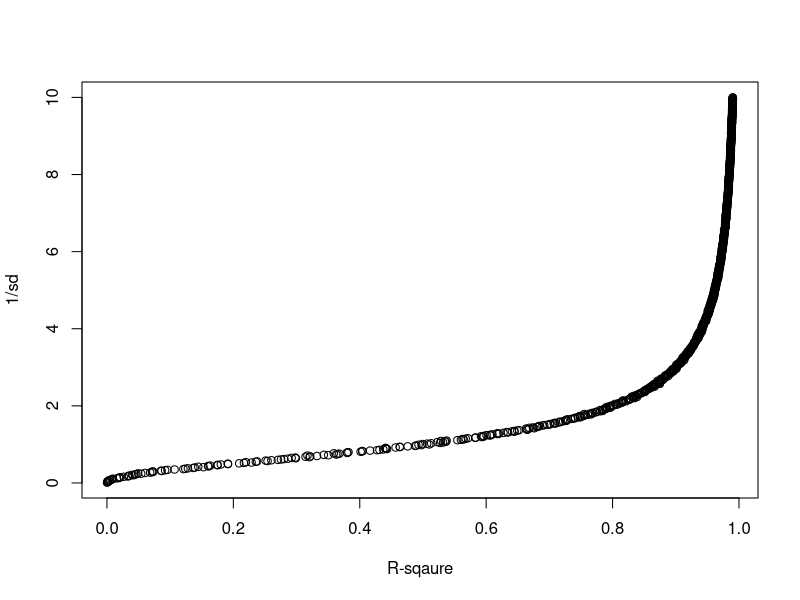
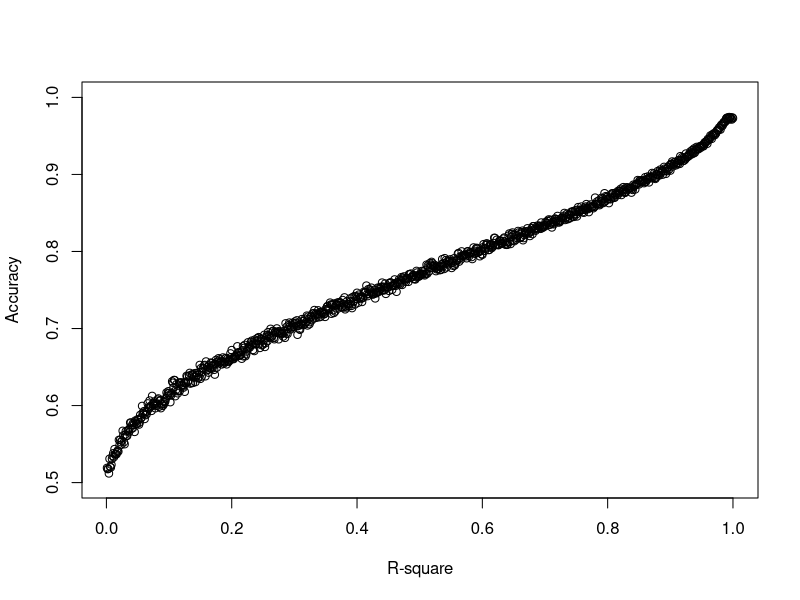
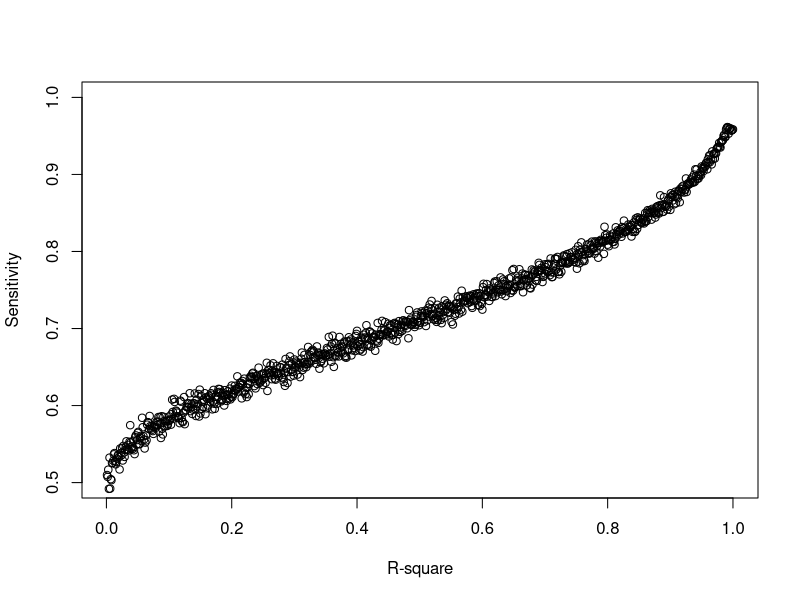
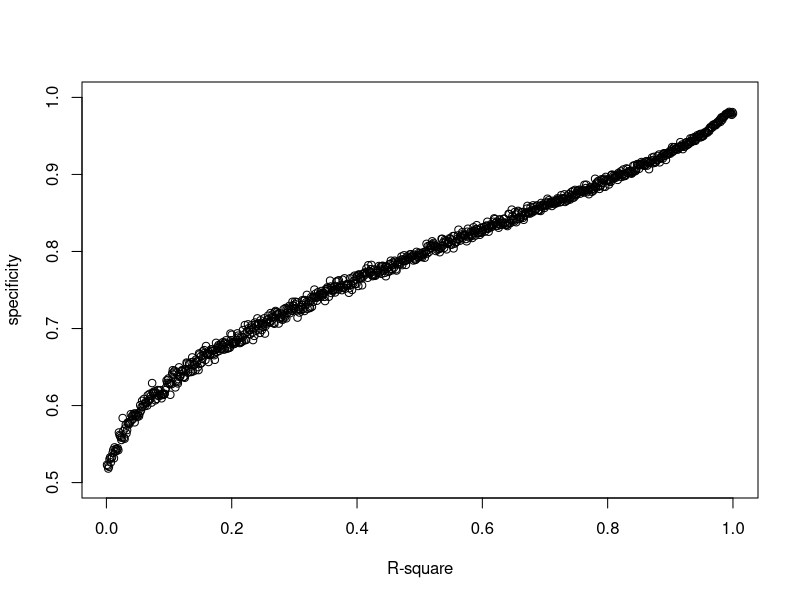
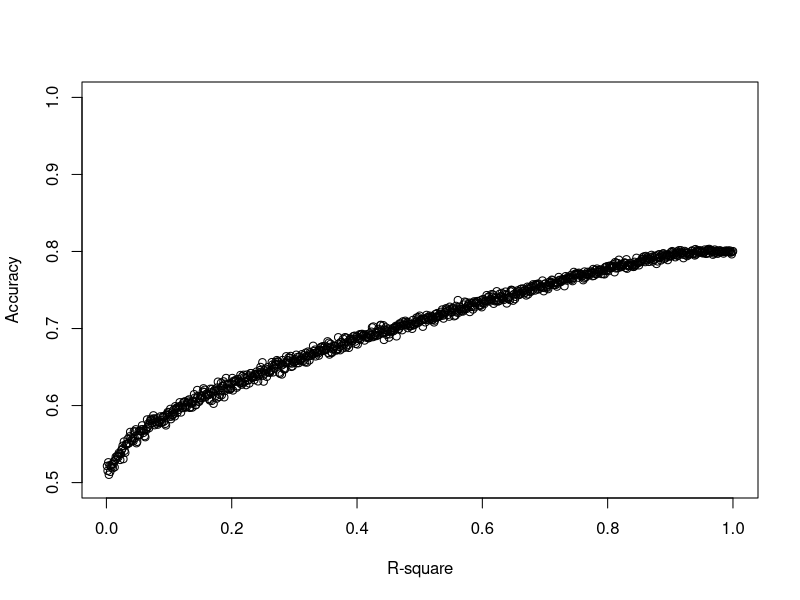
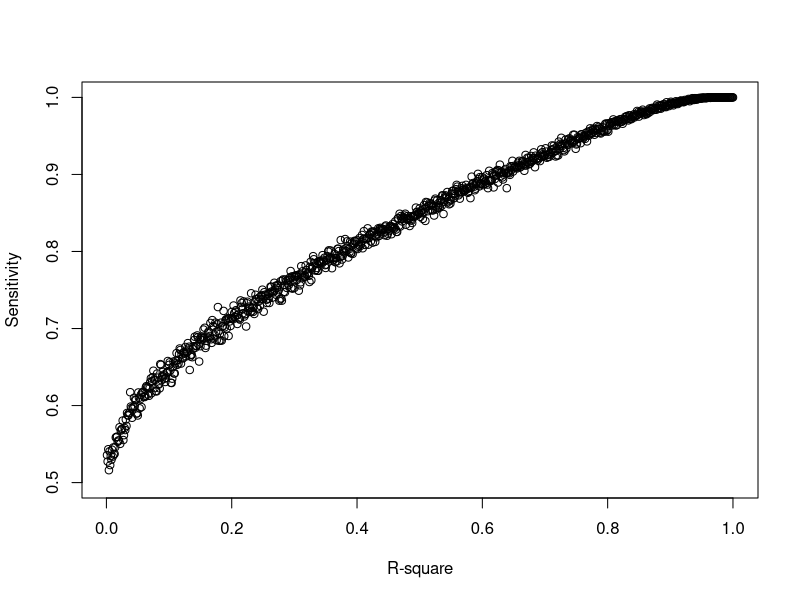
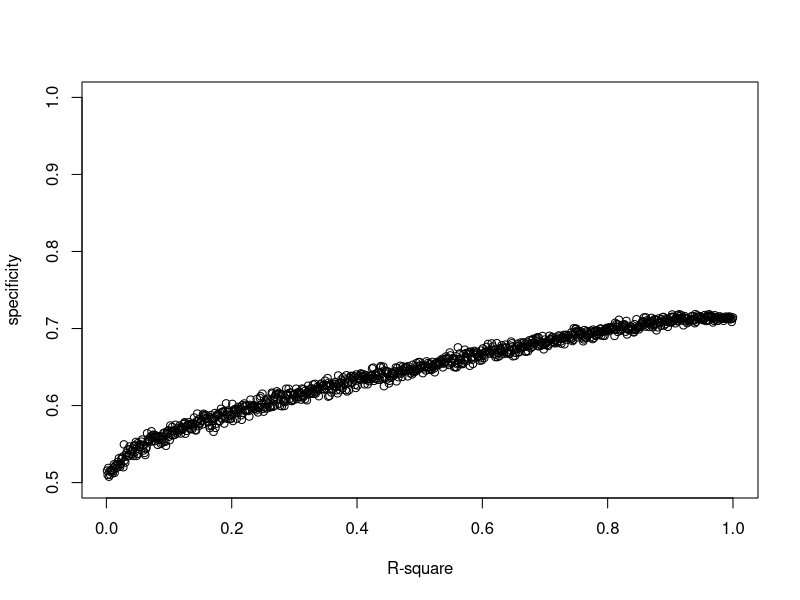

These figures' R source, in order: (Note: a time limit stopped this script after it produced the figures.)
## ---- chunk 1
#Get positive/negative label from predicted number with a given threshold
getLabel <- function(x, thresh = 0){
  if(x > thresh){
    return(1)
  }else{
    return(0)
  }
}
#Get Y value of a curve given X
getY <- function(dt, x, window = 10){
  dt$diff <- abs(dt$x-x)
  return(mean(dplyr::arrange(dt, diff)$y[1:window]))
}
#Get X value of a curve given Y
getX <- function(dt,y,window = 10){
  dt$diff <- abs(dt$y-y)
  return(mean(dplyr::arrange(dt, diff)$x[1:window]))
}
## ---- chunk 2
#Simulate experiment
size <- 10000
sample <- rnorm(size)
probFalse <- 0.7
label <- sapply(sample, getLabel, thresh = qnorm(probFalse))
## ---- chunk 3
#Plot R^2 vs sd
sds <- c()
rsqs <- c()
for(i in 1:1000){
  mod <- i/100
  sd <- 1/mod
  est <- sample + rnorm(size)*sd
  dt <- data.frame(sample, est)
  lm <- summary(lm(est~sample,dt))
  rsq <- lm$r.squared
  sds <- c(sds, sd)
  rsqs <- c(rsqs, rsq)
}
mod <- 1/sds
plot(rsqs,mod, ylab = '1/sd', xlab = 'R-sqaure')
rsqVSmod <- data.frame(y=mod,x=rsqs)
## ---- chunk 4
#plot accuracy as a function of R^2
R2s <- c()
Accs <- c()
TPRs <- c()
TNRs <- c()
for(i in 1:1000){
  mod <- getY(rsqVSmod,i/1000)
  est <- sample + rnorm(size)/mod
  ExpLabel <- sapply(est,getLabel, thresh = qnorm(probFalse))
  table(ExpLabel, label)
  conf <- table(ExpLabel, label)
  acc <- sum(conf[2,2], conf[1,1])/sum(conf)
  TPR <- conf[2,2]/sum(conf[2,2], conf[1,2])
  TNR <- conf[1,1]/sum(conf[2,1], conf[1,1])
  R2s <- c(R2s, i/1000)
  Accs <- c(Accs, acc)
  TPRs <- c(TPRs, TPR)
  TNRs <- c(TNRs, TNR)
}
plot(R2s, Accs, xlab = 'R-square', ylab = 'Accuracy', ylim = c(0.5,1))
plot(R2s, TPRs, xlab = 'R-square', ylab = 'Sensitivity', ylim = c(0.5,1))
plot(R2s, TNRs, xlab = 'R-square', ylab = 'specificity', ylim = c(0.5,1))
AccsVSR2s <- data.frame(x=R2s, y=Accs)
## ---- chunk 5
#plot accuracy as a function of R^2
R2s <- c()
Accs <- c()
TPRs <- c()
TNRs <- c()
for(i in 1:1000){
  mod <- getY(rsqVSmod,i/1000)
  est <- sample + rnorm(size)/mod
  ExpLabel <- sapply(est,getLabel, thresh = qnorm(0.5))
  table(ExpLabel, label)
  conf <- table(ExpLabel, label)
  acc <- sum(conf[2,2], conf[1,1])/sum(conf)
  TPR <- conf[2,2]/sum(conf[2,2], conf[1,2])
  TNR <- conf[1,1]/sum(conf[2,1], conf[1,1])
  R2s <- c(R2s, i/1000)
  Accs <- c(Accs, acc)
  TPRs <- c(TPRs, TPR)
  TNRs <- c(TNRs, TNR)
}
plot(R2s, Accs, xlab = 'R-square', ylab = 'Accuracy', ylim = c(0.5,1))
plot(R2s, TPRs, xlab = 'R-square', ylab = 'Sensitivity', ylim = c(0.5,1))
plot(R2s, TNRs, xlab = 'R-square', ylab = 'specificity', ylim = c(0.5,1))
AccsVSR2s <- data.frame(x=R2s, y=Accs)
## ---- chunk 6
#Assuming experimental R-sqaure is 0.9
mod_exp <- getY(rsqVSmod,0.9)
R2s <- c()
Accs <- c()
TPRs <- c()
TNRs <- c()
for(i in 1:1000){
  mod <- getY(rsqVSmod,i/1000)
  est_exp <- sample + rnorm(size)/mod_exp
  est <- est_exp + rnorm(size)/mod
  ExpLabel <- sapply(est,getLabel, thresh = qnorm(probFalse))
  table(ExpLabel, label)
  conf <- table(ExpLabel, label)
  acc <- sum(conf[2,2], conf[1,1])/sum(conf)
  TPR <- conf[2,2]/sum(conf[2,2], conf[1,2])
  TNR <- conf[1,1]/sum(conf[2,1], conf[1,1])
  R2s <- c(R2s, i/1000)
  Accs <- c(Accs, acc)
  TPRs <- c(TPRs, TPR)
  TNRs <- c(TNRs, TNR)
}
plot(R2s, Accs, xlab = 'R-square', ylab = 'Accuracy', ylim = c(0.5,1))
plot(R2s, TPRs, xlab = 'R-square', ylab = 'Sensitivity', ylim = c(0.5,1))
plot(R2s, TNRs, xlab = 'R-square', ylab = 'specificity', ylim = c(0.5,1))
AccsVSR2s <- data.frame(x=R2s, y=Accs)


## ---- chunk 7
confidenceLevel <- 0.95
R2s <- c()
TNRs <- c()
for(i in 1:1000){
  mod <- getY(rsqVSmod,i/1000)
  est <- sample + rnorm(size)/mod
  ExpLabel <- sapply(est,getLabel, thresh = qnorm(probFalse))
  table(ExpLabel, label)
  conf <- table(ExpLabel, label)
  acc <- sum(conf[2,2], conf[1,1])/sum(conf)
  TPR <- conf[2,2]/sum(conf[2,2], conf[1,2])
  TNR <- conf[1,1]/sum(conf[2,1], conf[1,1])
  R2s <- c(R2s, i/1000)
  TNRs <- c(TNRs, TNR)
}
leaveOut <- size * (1 - probFalse) * (1-confidenceLevel) / (1 - TNRs)
prop <- leaveOut/size
plot(R2s, prop, xlab = 'R-square', ylab = 'Proportion of samples to leave out')
AccsVSR2s <- data.frame(x=R2s, y=leaveOut)
